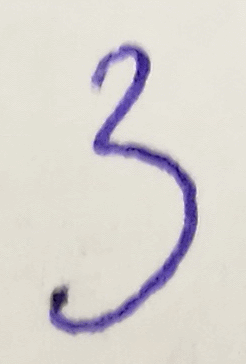
#> input picture digits/digit_3.png, 246 x 364 px
$ jupyter execute --allow-errors second_classification.ipynb   (shell and % lines are left out)
#> lines starting #> are read from the running program, lines starting #| are printed output that depends on the picture; after the words box and inside, x2 and y2 are one past the last pixel; in counts of white or black regions, pixels touching at a corner belong together
# Classification

Use apropriate metric and \*Classifier classes instead of \*Regressor

Good guide to classical problem

https://www.kaggle.com/harunshimanto/titanic-solution-for-beginner-s-guide

http://scikit-learn.org/stable/auto_examples/classification/plot_digits_classification.html

[cell 1]
import matplotlib.pyplot as plt

from sklearn import datasets, metrics
# The digits dataset
digits = datasets.load_digits()
print(dir(digits))
print(' digits.data.shape: %s \n digits.images.shape: %s \n digits.target.shape: %s \n' % (digits.data.shape, digits.images.shape, digits.target.shape))

[cell 2]
# The data that we are interested in is made of 8x8 images of digits, let's
# have a look at the first 4 images, stored in the `images` attribute of the
# dataset.  If we were working from image files, we could load them using
# matplotlib.pyplot.imread.  Note that each image must have the same size. For these
# images, we know which digit they represent: it is given in the 'target' of
# the dataset.
images_and_labels = list(zip(digits.images, digits.target))
for index, (image, label) in enumerate(images_and_labels[:4]):
    plt.subplot(2, 4, index + 1)
    plt.axis('off')
    plt.imshow(image, cmap=plt.cm.gray_r, interpolation='nearest')
    plt.title('Training: %i' % label)
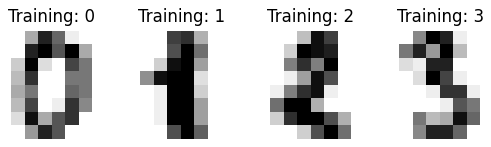
#> figure drawn by matplotlib, 4 panels

[cell 3]
# To apply a classifier on this data, we need to flatten the image, to
# turn the data in a (samples, feature) matrix:
n_samples = len(digits.images)
X = digits.images.reshape((n_samples, -1))
print(X.shape)
y = digits.target

[cell 4]
#Split the data
from sklearn.model_selection import train_test_split
train_X, val_X, train_y, val_y = train_test_split(X, y, random_state = 0)

[cell 5]
from lightgbm import LGBMClassifier
#> (the rest of this cell did not finish here and is left out)

#> (a cell that did not finish here is left out)

# Try own image

## PIL library

Various functions to work with images

https://pillow.readthedocs.io/en/5.1.x/

```
pip install Pillow
```

[cell 7]
from PIL import Image, ImageChops
tryLoadImage = Image.open('./digits/digit_3.png')
#> tryLoadImage is the input picture: PIL image 246x364 P; mean R, G, B, A 216.9, 212.4, 208.5, 255
plt.imshow(tryLoadImage)

[cell 8]
from sklearn.preprocessing import minmax_scale
import numpy as np

def loadAndFitImage(im):
    # trim borders
    bg = Image.new(im.mode, im.size, im.getpixel((0,0)))
#> bg: PIL image 246x364 1; every value is 1
    diff = ImageChops.difference(im, bg)
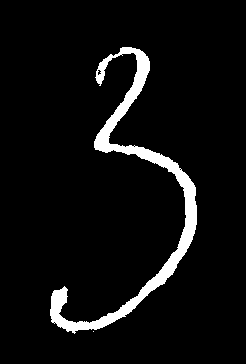
#> diff: PIL image 246x364 1; 5.8% white; 2 white regions (1 under 20 px), largest, box (x1, y1, x2, y2) and area: (50, 47, 197, 334) 5150
    diff = ImageChops.add(diff, diff, 2.0, -100)
    bbox = diff.getbbox()
#> bbox = (50, 47, 197, 334)
    result = im
    if bbox:
        result = im.crop(bbox)
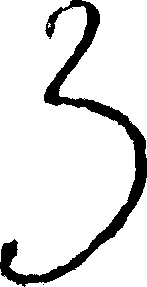
#> result: PIL image 147x287 1; 87.8% white; 2 black regions (1 under 20 px), largest, box (x1, y1, x2, y2) and area: (0, 0, 147, 287) 5150
    # convert to greyscale and resize
    result = result.convert('L')
    result.thumbnail((8, 8))
    # add borders again to fit to 8*8
    if result.width < 8 or result.height < 8:
        bg = Image.new('L', (8, 8), 'white')
        xCoord = (8 - result.width) // 2
#> xCoord = 2
        yCoord = (8 - result.height) // 2
#> yCoord = 0
        bg.paste(result, (xCoord, yCoord))
        result = bg
    return result

def preprocessImage(fileName):
    imSample = loadAndFitImage(Image.open(fileName).convert('1'))
    imAsVector = 255 - np.array(imSample).reshape((1, -1)).astype('float')
    #scale
    return minmax_scale(imAsVector[0])

[cell 9]
from os import walk

f = []
for (dirpath, dirnames, filenames) in walk('./digits'):
    f.extend(map(lambda n: './digits/' + n, filenames))
    break
print(f)

[cell 10]
testImages = list(zip(map(preprocessImage, f), f))
plt.figure(figsize=(20,2))
for index, (im, name) in enumerate(testImages):
    plt.subplot(1, len(testImages), index + 1)
    plt.axis('off')
    plt.imshow(im.reshape((8, 8)), cmap=plt.cm.gray_r, interpolation='nearest')
    plt.title('%s' % name)
plt.subplots_adjust(wspace=0.9)
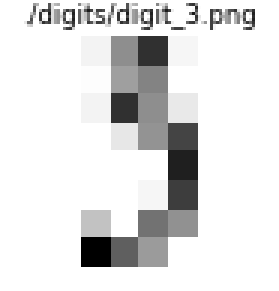
#> figure drawn by matplotlib, 1 panel

$ run again, with digits/digit_0.png copied over digits/digit_3.png
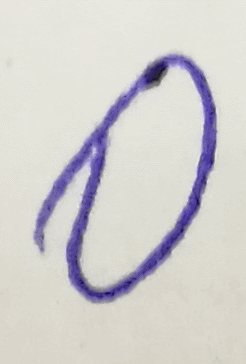
#> input picture digits/digit_0.png, 246 x 364 px
#> tryLoadImage is the input picture: PIL image 246x364 P; mean R, G, B, A 209.7, 207.5, 206.2, 255
#> bg: PIL image 246x364 1; every value is 1
#> in loadAndFitImage, `diff = ImageChops.difference(im, bg)`:
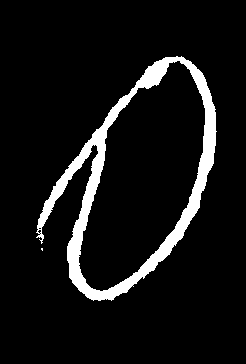
#> diff: PIL image 246x364 1; 8% white; 2 white regions (1 under 20 px), largest, box (x1, y1, x2, y2) and area: (36, 56, 217, 301) 7144
#> bbox = (36, 56, 217, 301)
#> result: PIL image 181x245 1; 83.9% white; 2 black regions (1 under 20 px), largest, box (x1, y1, x2, y2) and area: (0, 0, 181, 245) 7144
#> `[cell 10] testImages = list(zip(map(preprocessImage, f), f)) plt.figur..`:
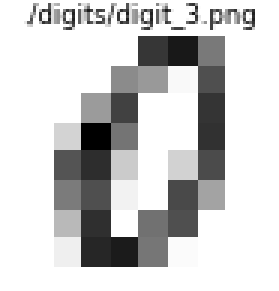
#> figure drawn by matplotlib, 1 panel

$ run again, with digits/digit_1.png copied over digits/digit_3.png
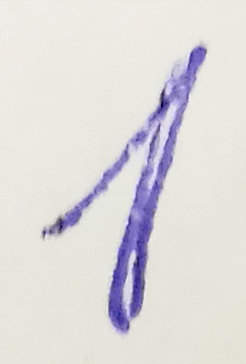
#> input picture digits/digit_1.png, 246 x 364 px
#> tryLoadImage is the input picture: PIL image 246x364 P; mean R, G, B, A 222, 219.9, 219.2, 255
#> bg: PIL image 246x364 1; every value is 1
#> in loadAndFitImage, `diff = ImageChops.difference(im, bg)`:
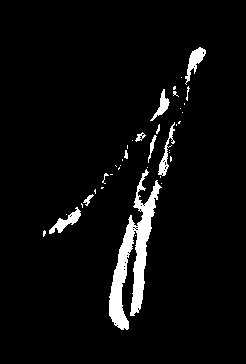
#> diff: PIL image 246x364 1; 4.7% white; 39 white regions (27 under 20 px), largest, box (x1, y1, x2, y2) and area: (109, 169, 162, 330) 2844, (185, 47, 206, 85) 300, (49, 207, 81, 234) 292
#> bbox = (43, 47, 206, 330)
#> result: PIL image 163x283 1; 90.8% white; 39 black regions (27 under 20 px), largest, box (x1, y1, x2, y2) and area: (66, 122, 119, 283) 2844, (142, 0, 163, 38) 300, (6, 160, 38, 187) 292
#> `[cell 10] testImages = list(zip(map(preprocessImage, f), f)) plt.figur..`:
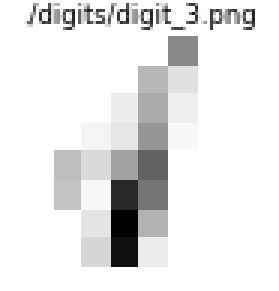
#> figure drawn by matplotlib, 1 panel

$ run again, with digits/digit_2.png copied over digits/digit_3.png
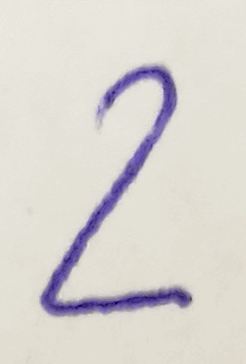
#> input picture digits/digit_2.png, 246 x 364 px
#> tryLoadImage is the input picture: PIL image 246x364 P; mean R, G, B, A 217.6, 214, 209.2, 255
#> bg: PIL image 246x364 1; every value is 1
#> in loadAndFitImage, `diff = ImageChops.difference(im, bg)`:
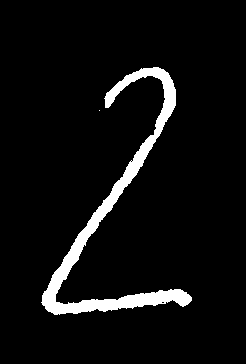
#> diff: PIL image 246x364 1; 5.8% white; 2 white regions (1 under 20 px), largest, box (x1, y1, x2, y2) and area: (41, 67, 192, 315) 5210
#> bbox = (41, 67, 192, 315)
#> result: PIL image 151x248 1; 86.1% white; 2 black regions (1 under 20 px), largest, box (x1, y1, x2, y2) and area: (0, 0, 151, 248) 5210
#> `[cell 10] testImages = list(zip(map(preprocessImage, f), f)) plt.figur..`:
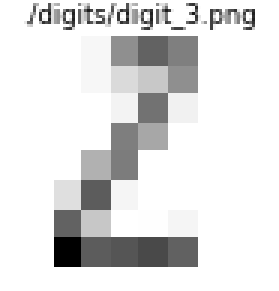
#> figure drawn by matplotlib, 1 panel
